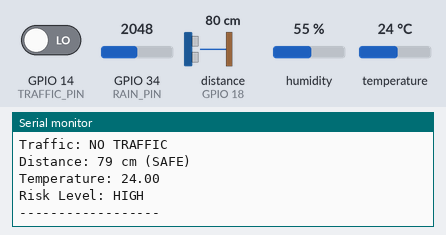
The sketch below on a simulated ESP32. Parts: the last lines printed to the serial monitor. Wiring (inferred from the names in the program): ultrasonic range finder: trigger GPIO 16; echo GPIO 18. Inputs (shaded band) come from the test bench; at power-on: distance to the obstacle (sensor on GPIO 18) 80 cm, GPIO 34 (RAIN_PIN) = 2048, GPIO 14 (TRAFFIC_PIN) LOW, humidity 55 %, temperature 24 °C. The echo pulse lasts 58.3 µs per cm; WiFi joins after 1.5 s; servers stay silent unless stated.

Above: at 2.7 s.
2.8 s: distance to the obstacle (sensor on GPIO 18) set to 2 cm
6.0 s: GPIO 34 (RAIN_PIN) set to 2540
At 7.4 s:
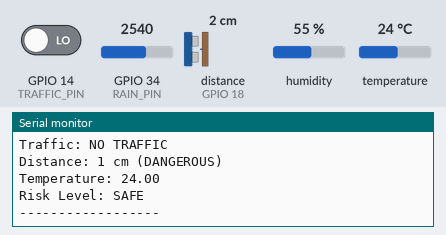
8.0 s: GPIO 14 (TRAFFIC_PIN) driven HIGH
10.0 s: distance to the obstacle (sensor on GPIO 18) set to 35 cm
At 11.4 s:
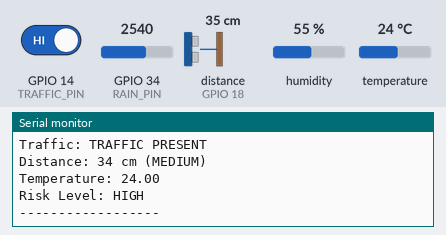
13.1 s: GPIO 34 (RAIN_PIN) set to 960
16.1 s: distance to the obstacle (sensor on GPIO 18) set to 4 cm
At 17.4 s:
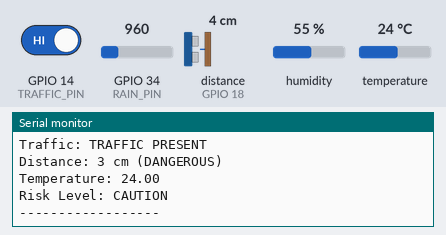

The sketch:

esp32_Code.ino
```cpp
#include <WiFi.h>
#include <HTTPClient.h>
#include <DHT.h>


#define WIFI_SSID "Wokwi-GUEST"
#define WIFI_PASS ""


#define API_KEY "MY307PGVNJ7D0UF8"
#define SERVER "http://api.thingspeak.com/update"


#define RAIN_PIN 34
#define TRAFFIC_PIN 14
#define TRIG 16
#define ECHO 18
#define DHTPIN 4
#define DHTTYPE DHT22

DHT dht(DHTPIN, DHTTYPE);

int rainValue = 0;
int traffic = 0;
long distance = 0;
float temperature = 0;

String rainStatus, trafficStatus, distanceStatus, risk;

unsigned long lastUploadTime = 0;

void setup() {
  Serial.begin(115200);

  pinMode(TRAFFIC_PIN, INPUT_PULLDOWN);
  pinMode(TRIG, OUTPUT);
  pinMode(ECHO, INPUT);

  dht.begin();

  Serial.println("Connecting to WiFi...");
  WiFi.begin(WIFI_SSID, WIFI_PASS);

  while (WiFi.status() != WL_CONNECTED) {
    delay(500);
    Serial.print(".");
  }

  Serial.println("\nWiFi Connected!");
}

long getDistance() {
  digitalWrite(TRIG, LOW);
  delayMicroseconds(2);

  digitalWrite(TRIG, HIGH);
  delayMicroseconds(10);
  digitalWrite(TRIG, LOW);

  long duration = pulseIn(ECHO, HIGH);
  return duration * 0.034 / 2;
}

void loop() {

  rainValue = analogRead(RAIN_PIN);
  traffic = digitalRead(TRAFFIC_PIN);
  distance = getDistance();
  temperature = dht.readTemperature();

  if (rainValue < 1000) {
    rainStatus = "LOW";
  } else if (rainValue < 2500) {
    rainStatus = "MEDIUM";
  } else {
    rainStatus = "HIGH";
  }

  if (traffic == 1) {
    trafficStatus = "TRAFFIC PRESENT";
  } else {
    trafficStatus = "NO TRAFFIC";
  }

  if (distance > 50) {
    distanceStatus = "SAFE";
  } else if (distance > 20) {
    distanceStatus = "MEDIUM";
  } else {
    distanceStatus = "DANGEROUS";
  }

  if (rainStatus == "HIGH" && distanceStatus == "DANGEROUS" && traffic == 1) {
    risk = "CRITICAL";
  }
  else if (rainStatus == "MEDIUM" || distanceStatus == "MEDIUM") {
    risk = "HIGH";
  }
  else if (rainStatus == "LOW") {
    risk = "CAUTION";
  }
  else {
    risk = "SAFE";
  }


  Serial.println("------ DATA ------");
  Serial.println("Rain: " + String(rainValue) + " (" + rainStatus + ")");
  Serial.println("Traffic: " + trafficStatus);
  Serial.println("Distance: " + String(distance) + " cm (" + distanceStatus + ")");
  Serial.println("Temperature: " + String(temperature));
  Serial.println("Risk Level: " + risk);
  Serial.println("------------------");


  if (millis() - lastUploadTime >= 20000) {

    if (WiFi.status() == WL_CONNECTED) {

      HTTPClient http;

      String url = String(SERVER) + "?api_key=" + API_KEY +
                   "&field1=" + String(rainValue) +
                   "&field2=" + String(traffic) +
                   "&field3=" + String(distance) +
                   "&field4=" + String(temperature);

      http.begin(url);
      int httpResponseCode = http.GET();

      if (httpResponseCode > 0) {
        Serial.println("Uploaded to ThingSpeak ");
      } else {
        Serial.println("Upload failed ");
      }

      http.end();
    }

    lastUploadTime = millis();
  }

  delay(1000);
}
```

Measured:
- after the input at 6.0 s, the serial monitor: prints a new line after 0.57 s (image 1)
- after the input at 10.0 s, the serial monitor: prints a new line after 0.61 s (image 2)
- after the input at 16.1 s, the serial monitor: prints a new line after 0.59 s (image 3)
